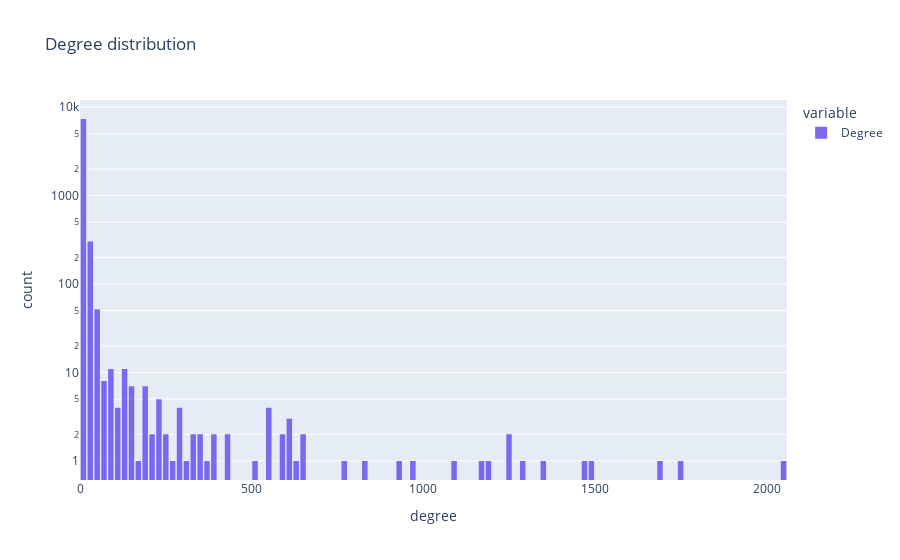

Write notebook code for a chart like this one.
### Code cell
# Average degree and degree distribution
print('\nAverage degree:', np.mean(sorted_metrics.Degree))
print('\n-----------------------')
fig = px.histogram(sorted_metrics.Degree,
                   nbins = len(sorted_metrics.Degree.unique()),
                   title = 'Degree distribution')
fig.update_layout(yaxis_type = 'log', xaxis_title = 'degree', yaxis_title = 'count', bargap = 0.2)
fig.update_traces(marker_color = 'mediumslateblue')
fig.show()

### Figure 1 — Plotly figure (JSON) as saved in the notebook; plotly's stock layout.template omitted (floating-point values rounded to 4 significant figures; data arrays with more than 128 entries replaced by an {"elided": "..."} marker saying what was removed)
{"data": [{"alignmentgroup": "True", "bingroup": "x", "hovertemplate": "variable=Degree<br>value=%{x}<br>count=%{y}<extra></extra>", "legendgroup": "Degree", "marker": {"color": "mediumslateblue", "pattern": {"shape": ""}}, "name": "Degree", "nbinsx": 150, "offsetgroup": "Degree", "orientation": "v", "showlegend": true, "type": "histogram", "x": {"elided": "7814 int values"}, "xaxis": "x", "yaxis": "y"}], "layout": {"bargap": 0.2, "barmode": "relative", "legend": {"title": {"text": "variable"}, "tracegroupgap": 0}, "title": {"text": "Degree distribution"}, "xaxis": {"anchor": "y", "domain": [0, 1], "title": {"text": "degree"}}, "yaxis": {"anchor": "x", "domain": [0, 1], "title": {"text": "count"}, "type": "log"}}}
